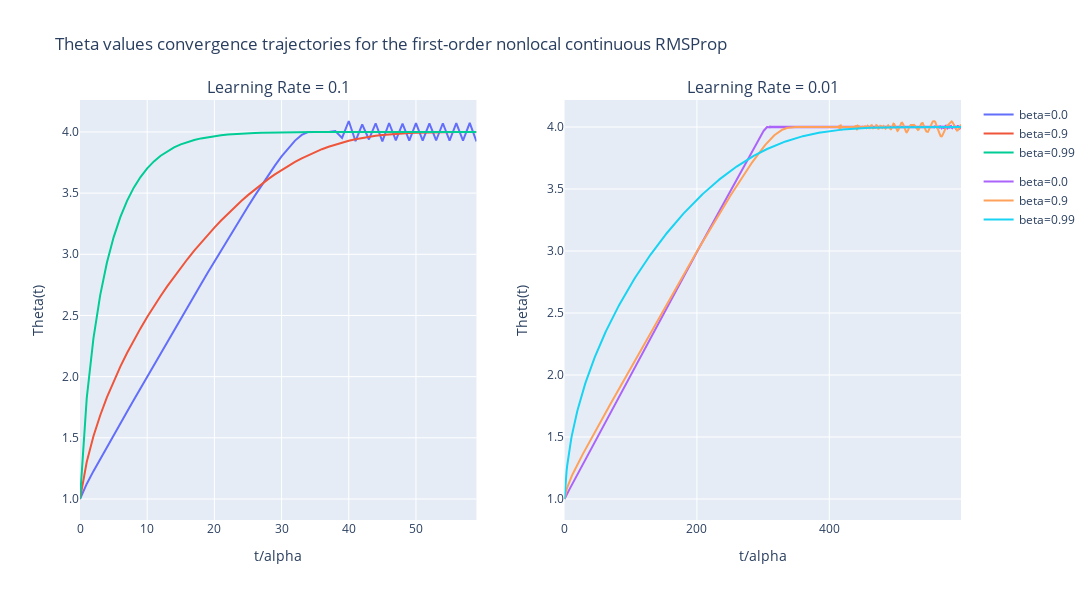
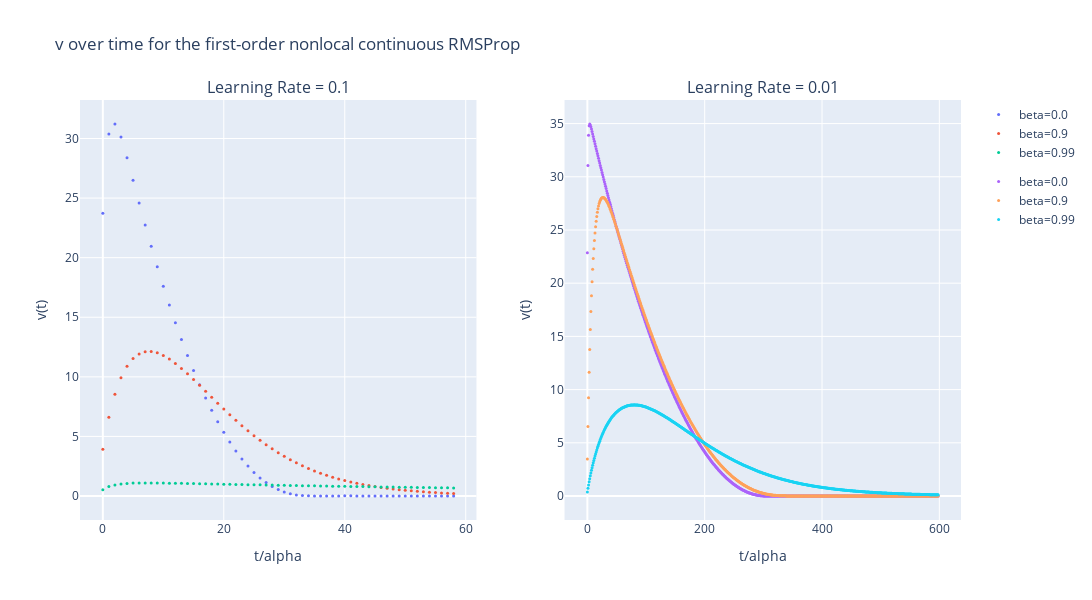

These figures' notebook cell, in order:
### Markdown cell above
## Nonlocal RMSProp

### Code cell
# Create subplots for visualizing theta values and v values for different learning rates
fig_theta = make_subplots(rows=1, cols=n_learning_rates, 
                          subplot_titles=[f'Learning Rate = {lr}' for lr in param_grid['lr']])
fig_v = make_subplots(rows=1, cols=n_learning_rates, 
                      subplot_titles=[f'Learning Rate = {lr}' for lr in param_grid['lr']])

# Update layout titles for the plots
fig_theta.update_layout(title_text='Theta values convergence trajectories for the first-order nonlocal continuous RMSProp')
fig_v.update_layout(title_text='v over time for the first-order nonlocal continuous RMSProp')

# Iterate over each learning rate in the parameter grid
for i, lr in enumerate(param_grid['lr']):

    # Filter the list of parameters for the current learning rate
    filtered_params = [p for p in param_list if p['lr'] == lr]

    # Iterate over the filtered parameter configurations
    for params in filtered_params:
        print(f'\nNonlocal Continuous RMSProp Configuration: {params}')

        # Initialize and solve the nonlocal continuous RMSProp solver
        solver = NonlocalSolverMomentumRMSProp(f=f, dL=dL, t_span=t, y0=np.array([1.0]), alpha=params['lr'], beta=params['beta'])
        t_values, y_values = solver.solve()
        
        label = f"beta={params['beta']}"  # Label for the legend

        # Add the theta results to the subplot for theta convergence
        fig_theta.add_trace(go.Scatter(
            x=t_values / params['lr'],  # Normalize time by the learning rate
            y=y_values,                 # Theta values over time
            mode='lines',               # Line plot
            name=label,                 # Name for the legend
            legendgroup=f'LR={lr}',     # Group traces by learning rate
        ), row=1, col=i+1)  # Add to the appropriate subplot
        
        # Retrieve the denominator values from the solver
        denominators = solver.v
        
        # Add the denominator values to the subplot for v over time
        fig_v.add_trace(go.Scatter(
            x=[item[0] / params['lr'] for item in denominators],  # Normalize time by the learning rate
            y=[item[1] for item in denominators],                 # Denominator values (v) over time
            mode='markers',                                       # Scatter plot with markers
            marker=dict(size=3),                                  # Marker size
            name=label,                                           # Name for the legend
            legendgroup=f'LR={lr}',                               # Group traces by learning rate
        ), row=1, col=i+1)  # Add to the appropriate subplot

# Update the axes labels and layout for the theta plot
fig_theta.update_xaxes(title_text="t/alpha")
fig_theta.update_yaxes(tickformat=".1f", title_text="Theta(t)")
fig_theta.update_layout(
    width=1500,  # Width in pixels
    height=600   # Height in pixels
)

# Update the axes labels and layout for the v plot
fig_v.update_xaxes(title_text="t/alpha")
fig_v.update_yaxes(title_text="v(t)")
fig_v.update_layout(
    width=1500,  # Width in pixels
    height=600   # Height in pixels
)

# Display the figures
fig_theta.show()
fig_v.show()

### Figure 1 — Plotly figure (JSON) as saved in the notebook; plotly's stock layout.template omitted (floating-point values rounded to 4 significant figures; data arrays with more than 128 entries replaced by an {"elided": "..."} marker saying what was removed)
{"data": [{"legendgroup": "LR=0.1", "mode": "lines", "name": "beta=0.0", "type": "scatter", "x": [1e-11, 1.0, 2.0, 3.0, 4.0, 5.0, 6.0, 7.0, 8.0, 9.0, 10.0, 11.0, 12.0, 13.0, 14.0, 15.0, 16.0, 17.0, 18.0, 19.0, 20.0, 21.0, 22.0, 23.0, 24.0, 25.0, 26.0, 27.0, 28.0, 29.0, 30.0, 31.0, 32.0, 33.0, 34.0, 35.0, 36.0, 37.0, 38.0, 39.0, 40.0, 41.0, 42.0, 43.0, 44.0, 45.0, 46.0, 47.0, 48.0, 49.0, 50.0, 51.0, 52.0, 53.0, 54.0, 55.0, 56.0, 57.0, 58.0, 59.0], "xaxis": "x", "y": [1, 1.123, 1.228, 1.327, 1.424, 1.521, 1.617, 1.713, 1.809, 1.905, 2.001, 2.096, 2.191, 2.286, 2.38, 2.475, 2.569, 2.662, 2.756, 2.848, 2.941, 3.032, 3.123, 3.214, 3.303, 3.391, 3.477, 3.562, 3.645, 3.724, 3.8, 3.869, 3.929, 3.976, 4.0, 4.0, 4.0, 3.999, 4.007, 3.952, 4.089, 3.924, 4.062, 3.938, 4.071, 3.923, 4.073, 3.932, 4.068, 3.929, 4.073, 3.928, 4.07, 3.93, 4.071, 3.928, 4.071, 3.929, 4.073, 3.922], "yaxis": "y"}, {"legendgroup": "LR=0.1", "mode": "lines", "name": "beta=0.9", "type": "scatter", "x": [1e-11, 1.0, 2.0, 3.0, 4.0, 5.0, 6.0, 7.0, 8.0, 9.0, 10.0, 11.0, 12.0, 13.0, 14.0, 15.0, 16.0, 17.0, 18.0, 19.0, 20.0, 21.0, 22.0, 23.0, 24.0, 25.0, 26.0, 27.0, 28.0, 29.0, 30.0, 31.0, 32.0, 33.0, 34.0, 35.0, 36.0, 37.0, 38.0, 39.0, 40.0, 41.0, 42.0, 43.0, 44.0, 45.0, 46.0, 47.0, 48.0, 49.0, 50.0, 51.0, 52.0, 53.0, 54.0, 55.0, 56.0, 57.0, 58.0, 59.0], "xaxis": "x", "y": [1, 1.303, 1.512, 1.683, 1.83, 1.961, 2.082, 2.193, 2.297, 2.394, 2.487, 2.575, 2.659, 2.74, 2.817, 2.891, 2.961, 3.03, 3.095, 3.158, 3.218, 3.276, 3.332, 3.385, 3.435, 3.484, 3.529, 3.573, 3.614, 3.653, 3.689, 3.723, 3.755, 3.784, 3.812, 3.836, 3.859, 3.879, 3.898, 3.914, 3.928, 3.941, 3.952, 3.961, 3.969, 3.976, 3.981, 3.986, 3.989, 3.992, 3.994, 3.996, 3.997, 3.998, 3.999, 3.999, 3.999, 4.0, 4.0, 4.0], "yaxis": "y"}, {"legendgroup": "LR=0.1", "mode": "lines", "name": "beta=0.99", "type": "scatter", "x": [1e-11, 1.0, 2.0, 3.0, 4.0, 5.0, 6.0, 7.0, 8.0, 9.0, 10.0, 11.0, 12.0, 13.0, 14.0, 15.0, 16.0, 17.0, 18.0, 19.0, 20.0, 21.0, 22.0, 23.0, 24.0, 25.0, 26.0, 27.0, 28.0, 29.0, 30.0, 31.0, 32.0, 33.0, 34.0, 35.0, 36.0, 37.0, 38.0, 39.0, 40.0, 41.0, 42.0, 43.0, 44.0, 45.0, 46.0, 47.0, 48.0, 49.0, 50.0, 51.0, 52.0, 53.0, 54.0, 55.0, 56.0, 57.0, 58.0, 59.0], "xaxis": "x", "y": [1, 1.823, 2.313, 2.664, 2.93, 3.138, 3.304, 3.437, 3.545, 3.631, 3.702, 3.759, 3.805, 3.843, 3.874, 3.898, 3.918, 3.934, 3.947, 3.958, 3.966, 3.973, 3.978, 3.983, 3.986, 3.989, 3.991, 3.993, 3.995, 3.996, 3.997, 3.997, 3.998, 3.998, 3.999, 3.999, 3.999, 3.999, 4.0, 4.0, 4.0, 4.0, 4.0, 4.0, 4.0, 4.0, 4.0, 4.0, 4.0, 4.0, 4.0, 4.0, 4.0, 4.0, 4.0, 4.0, 4.0, 4.0, 4.0, 4.0], "yaxis": "y"}, {"legendgroup": "LR=0.01", "mode": "lines", "name": "beta=0.0", "type": "scatter", "x": {"elided": "600 float values"}, "xaxis": "x2", "y": {"elided": "600 float values"}, "yaxis": "y2"}, {"legendgroup": "LR=0.01", "mode": "lines", "name": "beta=0.9", "type": "scatter", "x": {"elided": "600 float values"}, "xaxis": "x2", "y": {"elided": "600 float values"}, "yaxis": "y2"}, {"legendgroup": "LR=0.01", "mode": "lines", "name": "beta=0.99", "type": "scatter", "x": {"elided": "600 float values"}, "xaxis": "x2", "y": {"elided": "600 float values"}, "yaxis": "y2"}], "layout": {"annotations": [{"font": {"size": 16}, "showarrow": false, "text": "Learning Rate = 0.1", "x": 0.225, "xanchor": "center", "xref": "paper", "y": 1, "yanchor": "bottom", "yref": "paper"}, {"font": {"size": 16}, "showarrow": false, "text": "Learning Rate = 0.01", "x": 0.775, "xanchor": "center", "xref": "paper", "y": 1, "yanchor": "bottom", "yref": "paper"}], "height": 600, "title": {"text": "Theta values convergence trajectories for the first-order nonlocal continuous RMSProp"}, "width": 1500, "xaxis": {"anchor": "y", "domain": [0, 0.45], "title": {"text": "t/alpha"}}, "xaxis2": {"anchor": "y2", "domain": [0.55, 1], "title": {"text": "t/alpha"}}, "yaxis": {"anchor": "x", "domain": [0, 1], "tickformat": ".1f", "title": {"text": "Theta(t)"}}, "yaxis2": {"anchor": "x2", "domain": [0, 1], "tickformat": ".1f", "title": {"text": "Theta(t)"}}}}

### Figure 2 — Plotly figure (JSON) as saved in the notebook; plotly's stock layout.template omitted (floating-point values rounded to 4 significant figures; data arrays with more than 128 entries replaced by an {"elided": "..."} marker saying what was removed)
{"data": [{"legendgroup": "LR=0.1", "marker": {"size": 3}, "mode": "markers", "name": "beta=0.0", "type": "scatter", "x": [1e-11, 1.0, 2.0, 3.0, 4.0, 5.0, 6.0, 7.0, 8.0, 9.0, 10.0, 11.0, 12.0, 13.0, 14.0, 15.0, 16.0, 17.0, 18.0, 19.0, 20.0, 21.0, 22.0, 23.0, 24.0, 25.0, 26.0, 27.0, 28.0, 29.0, 30.0, 31.0, 32.0, 33.0, 34.0, 35.0, 36.0, 37.0, 38.0, 39.0, 40.0, 41.0, 42.0, 43.0, 44.0, 45.0, 46.0, 47.0, 48.0, 49.0, 50.0, 51.0, 52.0, 53.0, 54.0, 55.0, 56.0, 57.0, 58.0], "xaxis": "x", "y": [23.72, 30.38, 31.22, 30.12, 28.39, 26.5, 24.59, 22.74, 20.95, 19.23, 17.59, 16.03, 14.54, 13.13, 11.79, 10.53, 9.342, 8.231, 7.193, 6.23, 5.341, 4.525, 3.781, 3.11, 2.509, 1.98, 1.519, 1.126, 0.7994, 0.5364, 0.3341, 0.1882, 0.09279, 0.03908, 0.01464, 0.005388, 0.001983, 0.000757, 0.0006432, 0.004934, 0.01171, 0.01206, 0.0101, 0.008648, 0.009254, 0.01049, 0.01068, 0.01004, 0.009564, 0.009759, 0.01016, 0.01023, 0.01001, 0.009854, 0.009914, 0.01003, 0.009993, 0.009712, 0.009403], "yaxis": "y"}, {"legendgroup": "LR=0.1", "marker": {"size": 3}, "mode": "markers", "name": "beta=0.9", "type": "scatter", "x": [1e-11, 1.0, 2.0, 3.0, 4.0, 5.0, 6.0, 7.0, 8.0, 9.0, 10.0, 11.0, 12.0, 13.0, 14.0, 15.0, 16.0, 17.0, 18.0, 19.0, 20.0, 21.0, 22.0, 23.0, 24.0, 25.0, 26.0, 27.0, 28.0, 29.0, 30.0, 31.0, 32.0, 33.0, 34.0, 35.0, 36.0, 37.0, 38.0, 39.0, 40.0, 41.0, 42.0, 43.0, 44.0, 45.0, 46.0, 47.0, 48.0, 49.0, 50.0, 51.0, 52.0, 53.0, 54.0, 55.0, 56.0, 57.0, 58.0], "xaxis": "x", "y": [3.929, 6.619, 8.535, 9.914, 10.88, 11.53, 11.92, 12.11, 12.12, 12.01, 11.79, 11.49, 11.12, 10.71, 10.26, 9.781, 9.289, 8.788, 8.286, 7.788, 7.297, 6.818, 6.354, 5.906, 5.476, 5.066, 4.676, 4.308, 3.961, 3.635, 3.33, 3.046, 2.782, 2.537, 2.311, 2.103, 1.912, 1.736, 1.576, 1.429, 1.296, 1.174, 1.063, 0.9628, 0.8717, 0.789, 0.7141, 0.6462, 0.5848, 0.5292, 0.4788, 0.4333, 0.3921, 0.3547, 0.321, 0.2904, 0.2628, 0.2378, 0.2152], "yaxis": "y"}, {"legendgroup": "LR=0.1", "marker": {"size": 3}, "mode": "markers", "name": "beta=0.99", "type": "scatter", "x": [1e-11, 1.0, 2.0, 3.0, 4.0, 5.0, 6.0, 7.0, 8.0, 9.0, 10.0, 11.0, 12.0, 13.0, 14.0, 15.0, 16.0, 17.0, 18.0, 19.0, 20.0, 21.0, 22.0, 23.0, 24.0, 25.0, 26.0, 27.0, 28.0, 29.0, 30.0, 31.0, 32.0, 33.0, 34.0, 35.0, 36.0, 37.0, 38.0, 39.0, 40.0, 41.0, 42.0, 43.0, 44.0, 45.0, 46.0, 47.0, 48.0, 49.0, 50.0, 51.0, 52.0, 53.0, 54.0, 55.0, 56.0, 57.0, 58.0], "xaxis": "x", "y": [0.5318, 0.7877, 0.9264, 1.007, 1.055, 1.081, 1.094, 1.099, 1.099, 1.094, 1.088, 1.08, 1.071, 1.062, 1.052, 1.042, 1.032, 1.022, 1.012, 1.002, 0.9919, 0.9821, 0.9723, 0.9627, 0.9531, 0.9436, 0.9342, 0.9249, 0.9157, 0.9066, 0.8976, 0.8887, 0.8798, 0.8711, 0.8624, 0.8538, 0.8453, 0.8369, 0.8286, 0.8203, 0.8122, 0.8041, 0.7961, 0.7882, 0.7803, 0.7726, 0.7649, 0.7573, 0.7497, 0.7423, 0.7349, 0.7276, 0.7203, 0.7132, 0.7061, 0.6991, 0.6921, 0.6852, 0.6784], "yaxis": "y"}, {"legendgroup": "LR=0.01", "marker": {"size": 3}, "mode": "markers", "name": "beta=0.0", "type": "scatter", "x": {"elided": "599 float values"}, "xaxis": "x2", "y": {"elided": "599 float values"}, "yaxis": "y2"}, {"legendgroup": "LR=0.01", "marker": {"size": 3}, "mode": "markers", "name": "beta=0.9", "type": "scatter", "x": {"elided": "599 float values"}, "xaxis": "x2", "y": {"elided": "599 float values"}, "yaxis": "y2"}, {"legendgroup": "LR=0.01", "marker": {"size": 3}, "mode": "markers", "name": "beta=0.99", "type": "scatter", "x": {"elided": "599 float values"}, "xaxis": "x2", "y": {"elided": "599 float values"}, "yaxis": "y2"}], "layout": {"annotations": [{"font": {"size": 16}, "showarrow": false, "text": "Learning Rate = 0.1", "x": 0.225, "xanchor": "center", "xref": "paper", "y": 1, "yanchor": "bottom", "yref": "paper"}, {"font": {"size": 16}, "showarrow": false, "text": "Learning Rate = 0.01", "x": 0.775, "xanchor": "center", "xref": "paper", "y": 1, "yanchor": "bottom", "yref": "paper"}], "height": 600, "title": {"text": "v over time for the first-order nonlocal continuous RMSProp"}, "width": 1500, "xaxis": {"anchor": "y", "domain": [0, 0.45], "title": {"text": "t/alpha"}}, "xaxis2": {"anchor": "y2", "domain": [0.55, 1], "title": {"text": "t/alpha"}}, "yaxis": {"anchor": "x", "domain": [0, 1], "title": {"text": "v(t)"}}, "yaxis2": {"anchor": "x2", "domain": [0, 1], "title": {"text": "v(t)"}}}}
